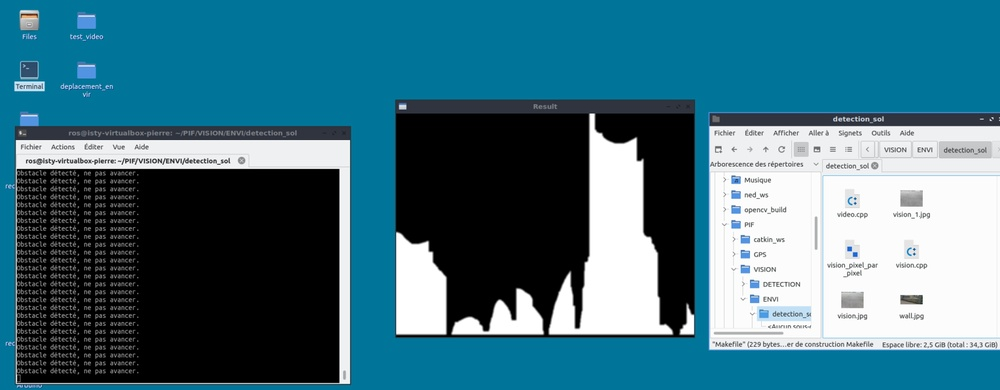
//> input picture VISION/ENVI/detection_sol/Capture_proto_detection_obstacle.jpg, 1000 x 390 px, shrunk from 1620 x 632 before the run, given in place of the camera
$ ./video   (built with g++ and OpenCV 4)
//> lines starting //> are read from the running program, lines starting //| are printed output that depends on the picture; after the words box and inside, x2 and y2 are one past the last pixel; in counts of white or black regions, pixels touching at a corner belong together
#include <iostream>
#include <opencv2/opencv.hpp>

using namespace cv;

// Structure pour les réglages HSV
struct HSVSettings {
    int low_h = 0, high_h = 179;
    int low_s = 0, high_s = 255;
    int low_v = 0, high_v = 255;
    int threshold_white = 5;  // Ajout du seuil
};

// Instancier la structure de réglages HSV
HSVSettings hsvSettings;

// Fonctions de rappel pour ajuster les plages de valeurs HSV
void Low_h(int, void*) {
    if (hsvSettings.low_h > hsvSettings.high_h) {
        hsvSettings.high_h = hsvSettings.low_h;
        setTrackbarPos("HUE high", "Reglage", hsvSettings.high_h);
    }
}

void High_h(int, void*) {
    if (hsvSettings.high_h < hsvSettings.low_h) {
        hsvSettings.low_h = hsvSettings.high_h;
        setTrackbarPos("HUE low", "Reglage", hsvSettings.low_h);
    }
}

void Low_s(int, void*) {
    if (hsvSettings.low_s > hsvSettings.high_s) {
        hsvSettings.high_s = hsvSettings.low_s;
        setTrackbarPos("SATURATION high", "Reglage", hsvSettings.high_s);
    }
}

void High_s(int, void*) {
    if (hsvSettings.high_s < hsvSettings.low_s) {
        hsvSettings.low_s = hsvSettings.high_s;
        setTrackbarPos("SATURATION low", "Reglage", hsvSettings.low_s);
    }
}

void Low_v(int, void*) {
    if (hsvSettings.low_v > hsvSettings.high_v) {
        hsvSettings.high_v = hsvSettings.low_v;
        setTrackbarPos("VALUE high", "Reglage", hsvSettings.high_v);
    }
}

void High_v(int, void*) {
    if (hsvSettings.high_v < hsvSettings.low_v) {
        hsvSettings.low_v = hsvSettings.high_v;
        setTrackbarPos("VALUE low", "Reglage", hsvSettings.low_v);
    }
}

// Fonction de rappel pour ajuster la valeur de "Threshold White"
void ThresholdWhite(int, void*) {
    // Ajoutez ici le code pour obtenir la valeur de la trackbar
    hsvSettings.threshold_white = getTrackbarPos("Threshold White", "Reglage");
}

int main() {
    // Initialiser la capture vidéo depuis la webcam
    VideoCapture cap;
    cap.open(0);  // 0 indique le premier périphérique de la webcam, changez-le si vous avez plusieurs caméras

    // Vérifier si la capture vidéo est ouverte
    if (!cap.isOpened()) {
        std::cerr << "Erreur lors de l'ouverture de la webcam." << std::endl;
        return -1;
    }

    // Création des fenêtres
    namedWindow("Image", WINDOW_AUTOSIZE);
    namedWindow("Reglage", WINDOW_AUTOSIZE);
    namedWindow("Seuillage", WINDOW_AUTOSIZE);

    // Création des trackbars pour les réglages des plages de couleurs
    createTrackbar("HUE low", "Reglage", &hsvSettings.low_h, 179, Low_h);
//> slider 'HUE low' is set to 35
    createTrackbar("HUE high", "Reglage", &hsvSettings.high_h, 179, High_h);

    createTrackbar("SATURATION low", "Reglage", &hsvSettings.low_s, 255, Low_s);
//> slider 'SATURATION low' is set to 51
    createTrackbar("SATURATION high", "Reglage", &hsvSettings.high_s, 255, High_s);

    createTrackbar("VALUE low", "Reglage", &hsvSettings.low_v, 255, Low_v);
//> slider 'VALUE low' is set to 51
    createTrackbar("VALUE high", "Reglage", &hsvSettings.high_v, 255, High_v);

    createTrackbar("Threshold White", "Reglage", &hsvSettings.threshold_white, 100, ThresholdWhite);

    while (true) {
        // Capturer une image depuis la webcam
        Mat src;
        cap >> src;
//> src is the input picture: 390 rows x 1000 cols, CV_8UC3; mean B, G, R 129, 112.7, 64.4

        // Vérifier si l'image est correctement capturée
        if (src.empty()) {
            std::cerr << "Erreur lors de la capture de l'image depuis la webcam." << std::endl;
            break;
        }

        // Convertir l'image en espace de couleur HSV
        Mat hsv;
        cvtColor(src, hsv, COLOR_BGR2HSV);
//> hsv: 390 rows x 1000 cols, CV_8UC3; mean H, S, V 57, 111.5, 129

        // Appliquer un masque en utilisant les valeurs HSV ajustées
        Mat mask;
        inRange(hsv, Scalar(hsvSettings.low_h, hsvSettings.low_s, hsvSettings.low_v),
                Scalar(hsvSettings.high_h, hsvSettings.high_s, hsvSettings.high_v), mask);
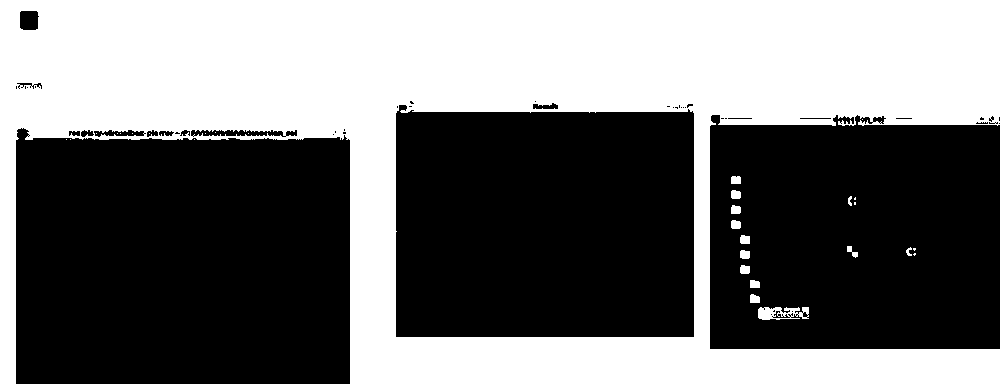
//> mask: 390 rows x 1000 cols, CV_8UC1; 45% white; 30 white regions (16 under 20 px), largest, box (x1, y1, x2, y2) and area: (0, 0, 1000, 390) 174034, (758, 307, 809, 320) 447, (740, 235, 750, 244) 82

        // Appliquer l'érosion pour éliminer le bruit
        Mat erosion;
        Mat element = getStructuringElement(MORPH_RECT, Size(10, 10));
        erode(mask, erosion, element);
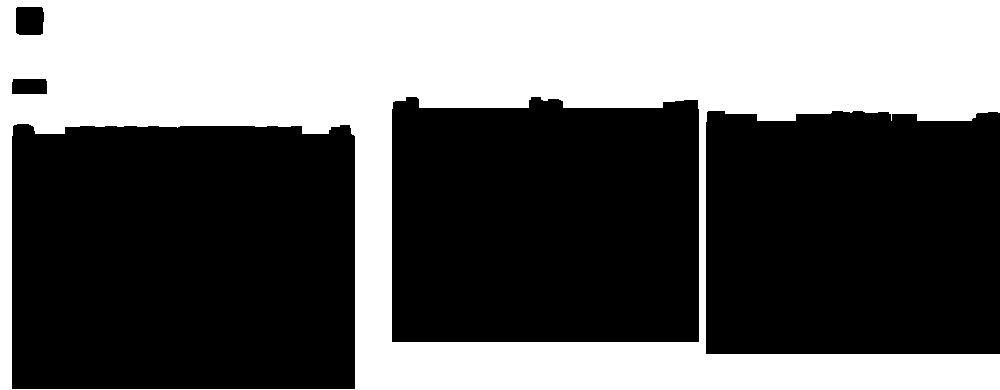
//> erosion: 390 rows x 1000 cols, CV_8UC1; 40.1% white; 1 white region, box (x1, y1, x2, y2) and area: (0, 0, 1000, 390) 156396

        // Appliquer le flou gaussien
        Mat result;
        GaussianBlur(erosion, result, Size(5, 5), 4);

        // Déterminer si le véhicule peut avancer ou non
        Mat bottomRegion = result.rowRange(result.rows * 0.6, result.rows - 1);
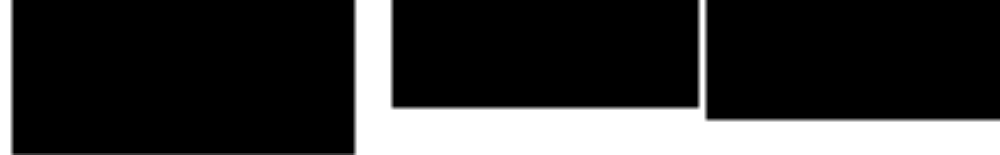
//> bottomRegion: 155 rows x 1000 cols, CV_8UC1; min 0, max 255, mean 55.2
        double whitePercentage = (countNonZero(bottomRegion) * 100.0) / bottomRegion.total();
//> whitePercentage = 23.59

        // Afficher le résultat
        imshow("Image", src);
        imshow("Seuillage", result);

        // Faire quelque chose en fonction du pourcentage de pixels blancs
        if (whitePercentage > hsvSettings.threshold_white) {
            std::cout << "Obstacle détecté,ne pas avancer." << std::endl;
            // Ajouter ici le code pour arrêter le véhicule
        } else {
            std::cout << "Aucun obstacle détecté, avancer." << std::endl;
            // Ajouter ici le code pour commander l'avancement du véhicule
        }

        // Attendre une petite période et vérifier si une touche est pressée
        if (waitKey(30) >= 0)
//> the Esc key is pressed
            break;
    }

    // Fermer la fenêtre et libérer la capture vidéo
    destroyAllWindows();
    cap.release();

    return 0;
}
